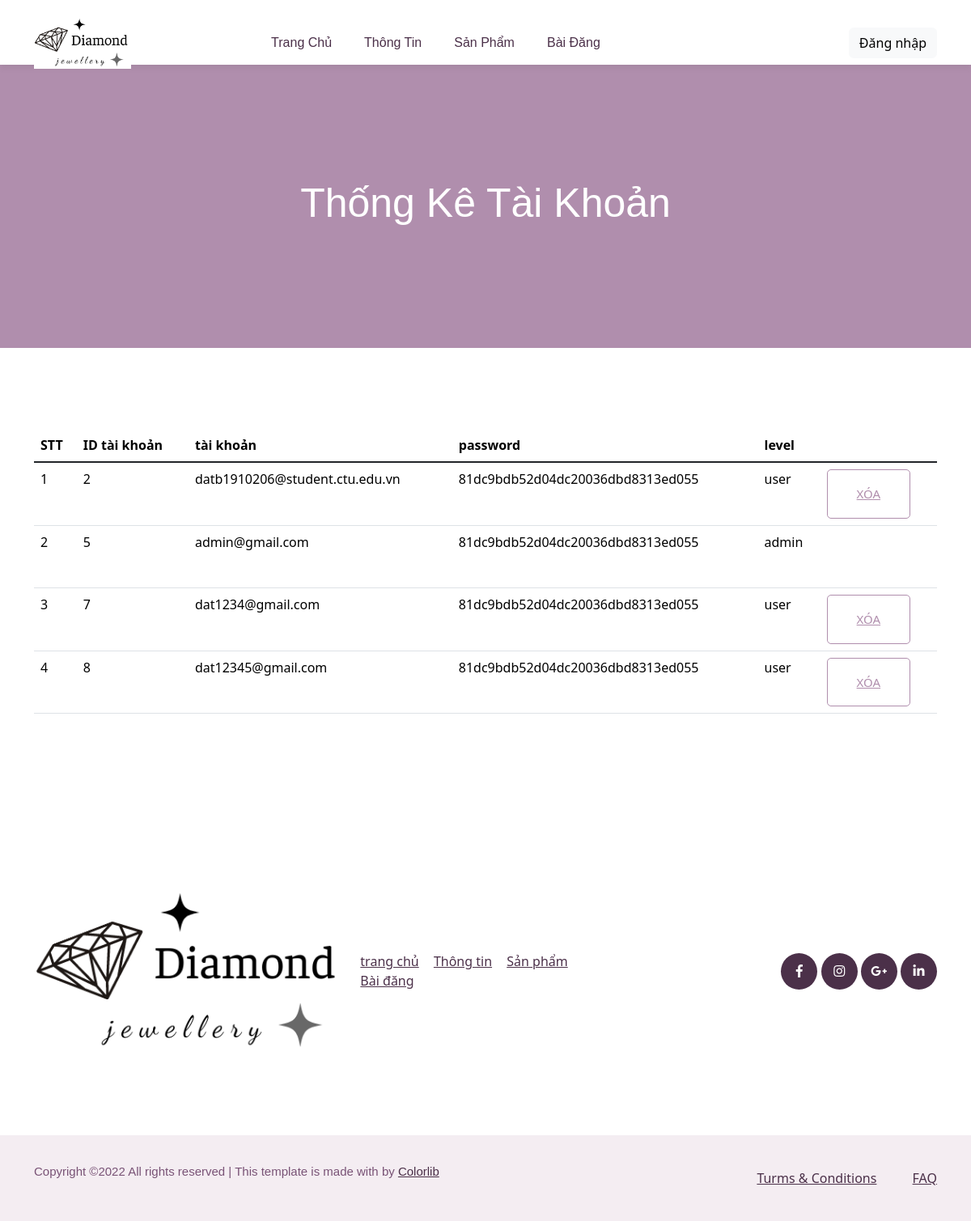
Screenshot of /view_acc.php with the database file from the repository.
### tables this page shows
CREATE TABLE `account` (
  `id_account` int(11) NOT NULL,
  `username` varchar(255) NOT NULL,
  `password` varchar(255) NOT NULL,
  `level` int(11) NOT NULL
);

### view_acc.php (the view, shortened to what this page needs)
<?php session_start();
    include 'config.php';
    $sql = "SELECT * FROM account";
    $query = mysqli_query($connect,$sql);
?>
<!doctype html>
<html lang="zxx">
<head>
    <link href="https://cdn.jsdelivr.net/npm/bootstrap@5.1.3/dist/css/bootstrap.min.css" rel="stylesheet">
    <link rel="stylesheet" href="css/bootstrap.min.css">
    <link rel="stylesheet" href="css/all.min.css">
    <link rel="stylesheet" href="css/animate.css">
    <link rel="stylesheet" href="css/style.css">
    <link rel="stylesheet" type="text/css" href="/isocms/skin/css/bootstrap.min.css" />
</head>
<body>
    <header class="main_menu home_menu" style="box-shadow: rgba(99, 99, 99, 0.2) 0px 2px 8px 0px;">
        <div class="container">
            <div class="row align-items-center justify-content-center">
                <div class="col-lg-12">
                    <nav class="navbar navbar-expand-lg navbar-light">
                        <a class="navbar-brand" href="index.php" style="max-width: 120px;"> <img src="img/logo.png" alt="logo"> </a>
                        <div class="collapse navbar-collapse main-menu-item" id="navbarSupportedContent">
                            <ul class="navbar-nav">
                                <li class="nav-item">
                                    <a class="nav-link" href="index.php">Trang Chủ</a>
                                </li>
                                <li class="nav-item">
                                    <a class="nav-link" href="about.php">Thông tin</a>
                                </li>
                                <li class="nav-item">
                                    <a class="nav-link" href="product_list.php">Sản Phẩm</a>
                                </li>
                                <li class="nav-item">
                                    <a class="nav-link" href="blog.php">Bài Đăng</a>
                                </li>
                                <li class="nav-item">
                                </li>
                            </ul>
                        </div>
                        <div class=" d-flex align-items-left">
                            <a href="
                            <?php if( !isset($_SESSION['user'])){ echo "login.php";
                            }else{
                                echo "logout.php";
                            }?>" class="btn btn-light "> <?php if( isset($_SESSION['user'])){ echo "Đăng xuất";
                            }else{
                                echo "Đăng nhập";
                            }?></a>
                        </div>
                    </nav>
                </div>
            </div>
        </div>
    </header>
<div class="body_posi">
    <section class="breadcrumb_part">
        <div class="container">
            <div class="row">
                <div class="col-lg-12">
                    <div class="breadcrumb_iner">
                        <h2>Thống kê tài khoản</h2>
                    </div>
                </div>
            </div>
        </div>
    </section>
    <section class="cart_area section_padding">
        <div class="container">
        <div class="cart_inner">
            <div class="table-responsive">
            <table class="table">
                <thead>
                <tr>
                    <th scope="col">STT</th>
                    <th scope="col">ID tài khoản</th>
                    <th scope="col">tài khoản</th>
                    <th scope="col">password</th>
                    <th scope="col">level</th>
                    <th scope="col"></th>
                </tr>
                </thead>
                <tbody>
                    <?php
                    $stt = 0;
                    while ($row = mysqli_fetch_assoc($query)){
                        $stt ++;
                        ?>
                    <tr>
                        <td>
                            <?php echo $stt;?>
                        </td>
                        <td>
                            <?php echo $row['id_account']?>
                        </td>
                        <td>
                            <?php echo $row['username']?>
                        </td>
                        <td>
                            <?php echo $row['password'];?>
                        </td>
                        <td>
                            <?php if($row['level']>0){ echo "admin";} else{ echo "user";}?>
                        </td>
                        <td>
                            <a class="btn_3 <?php if($row['level']>0){ echo "invisible";} else{ echo "visible";}?>" href="delete_acc.php?id=<?php echo $row['id_account']?>" type="button" name="submit">Xóa</a>
                        </td>
                    </tr>
                    <?php }?>
                </tbody>
            </table>
            </div>
        </div>
    </section>
    <footer class="footer_part">
        <div class="footer_iner section_bg" style="background:#fff;">
            <div class="container">
                <div class="row justify-content-between align-items-center">
                    <div class="col-lg-8">
                        <div class="footer_menu">
                            <div class="footer_logo">
                                <a href="index.php"><img src="img/logo.png" alt="#"></a>
                            </div>
                            <div class="footer_menu_item">
                                <a href="index.php">trang chủ</a>
                                <a href="about.php">Thông tin</a>
                                <a href="product_list.php">Sản phẩm</a>
                                <a href="blog.php">Bài đăng</a>
                            </div>
                        </div>
                    </div>
                    <div class="col-lg-4">
                        <div class="social_icon">
                            <a href="#"><i class="fab fa-facebook-f"></i></a>
                            <a href="#"><i class="fab fa-instagram"></i></a>
                            <a href="#"><i class="fab fa-google-plus-g"></i></a>
                            <a href="#"><i class="fab fa-linkedin-in"></i></a>
                        </div>
                    </div>
                </div>
            </div>
        </div>
        <div class="copyright_part">
            <div class="container">
                <div class="row ">
                    <div class="col-lg-12">
                        <div class="copyright_text">
                            <P>
                                Copyright &copy; All rights reserved | This template is made with  by <a href="https://colorlib.com" target="_blank">Colorlib</a>
                               </P>
                            <div class="copyright_link">
                                <a href="#">Turms & Conditions</a>
                                <a href="#">FAQ</a>
                            </div>
                        </div>
                    </div>
                </div>
            </div>
        </div>
    </footer>
</div>
</body>
</html>

### css/style.css (style rules this page uses)
.body_posi { top: 80px; position: relative; }
body { font-family: "Rubik", sans-serif; padding: 0; margin: 0; font-size: 14px; }
.section_padding { padding: 200px 0px; }
@media only screen and (min-width: 992px) and (max-width: 1200px) { .section_padding { padding: 100px 0px; } }
a { text-decoration: none; -webkit-transition: 0.5s; transition: 0.5s; }
h1, h2, h3, h4, h5, h6 { color: #4B3049; font-family: "Poppins", sans-serif; -webkit-transition: 0.5s; transition: 0.5s; }
p { font-family: "Rubik", sans-serif; line-height: 2; font-size: 15px; margin-bottom: 0px; color: #795376; font-weight: 400; }
h2 { font-size: 44px; line-height: 28px; color: #4B3049; font-weight: 600; line-height: 1.222; }
img { max-width: 100%; }
ul { list-style: none; margin: 0; padding: 0; }
@media only screen and (min-width: 1200px) and (max-width: 3640px) { .container { max-width: 1170px; } }
.section_bg { background-color: #f4edf278; }
.btn_3 { display: inline-block; padding: 18px 36px; border-radius: 5px; background-color: transparent; border: 1px solid #B08EAD; font-size: 15px; font-weight: 700; color: #B08EAD; text-transform: uppercase; font-weight: 400; -webkit-transition: 0.5s; transition: 0.5s; }
header { position: fixed; top: 0px; left: 0px; width: 100%; height: 80px; padding-top: 10px; padding-bottom: 10px; box-shadow: rgba(99, 99, 99, 0.2) 0px 2px 8px 0px; z-index: 1; transition: all 0.5s ease-in-out; }
.main_menu .navbar-brand { display: flex; padding-top: 0rem; padding-bottom: 0px; }
.main_menu .navbar { padding: 0px; }
.main_menu .main-menu-item ul li .nav-link { color: #4B3049; font-size: 16px; padding: 15px 21px; font-family: "Rubik", sans-serif; text-transform: capitalize; line-height: 16px; font-weight: 400; }
@media only screen and (min-width: 992px) and (max-width: 1200px) { .main_menu .main-menu-item ul li .nav-link { padding: 35px 20px; } }
.main-menu-item { justify-content: center !important; }
h2 { font-size: 40px; line-height: 1.5; }
h1, h2, h3, h4, h5, h6 { line-height: 1.5; }
.breadcrumb_part { height: 350px; display: flex; align-items: center; justify-content: center; background-color: #B08EAD; }
.breadcrumb_part .breadcrumb_iner { text-align: center; }
.breadcrumb_part .breadcrumb_iner h2 { font-size: 50px; line-height: 1.2; color: #fff; font-weight: 500; text-transform: capitalize; }
.footer_part .footer_iner { padding: 120px 0; }
@media only screen and (min-width: 992px) and (max-width: 1200px) { .footer_part .footer_iner { padding: 100px 0; } }
.footer_part .footer_iner .footer_menu { display: flex; align-items: center; }
.footer_part .footer_iner .footer_logo a { display: inline-block; margin-right: 45px; }
@media only screen and (min-width: 992px) and (max-width: 1200px) { .footer_part .footer_iner .footer_logo a { margin-right: 10px; } }
.footer_part .footer_iner .footer_menu_item a { display: inline-block; color: #4B3049; font-size: 16px; padding: 0 17px; }
@media only screen and (min-width: 992px) and (max-width: 1200px) { .footer_part .footer_iner .footer_menu_item a { padding: 0 7px; } }
.footer_part .social_icon { text-align: right; }
.footer_part .social_icon a { height: 45px; width: 45px; border-radius: 50%; background-color: #4B3049; line-height: 45px; color: #fff; display: inline-block; text-align: center; }
.footer_part .copyright_part { background-color: #F4EDF2; padding: 30px 0px; }
.footer_part .copyright_part .copyright_text { display: flex; justify-content: space-between; align-items: center; }
.footer_part .copyright_part .copyright_text p a { color: #4B3049; }
.footer_part .copyright_part .copyright_link a { color: #4B3049; margin-left: 40px; }

### rows the page displays
account: id_account "2", username "datb1910206@student.ctu.edu.vn", password "81dc9bdb52d04dc20036dbd8313ed055", level "user"
account: id_account "5", username "admin@gmail.com", password "81dc9bdb52d04dc20036dbd8313ed055", level "admin"
account: id_account "7", username "dat1234@gmail.com", password "81dc9bdb52d04dc20036dbd8313ed055", level "user"
account: id_account "8", username "dat12345@gmail.com", password "81dc9bdb52d04dc20036dbd8313ed055", level "user"
